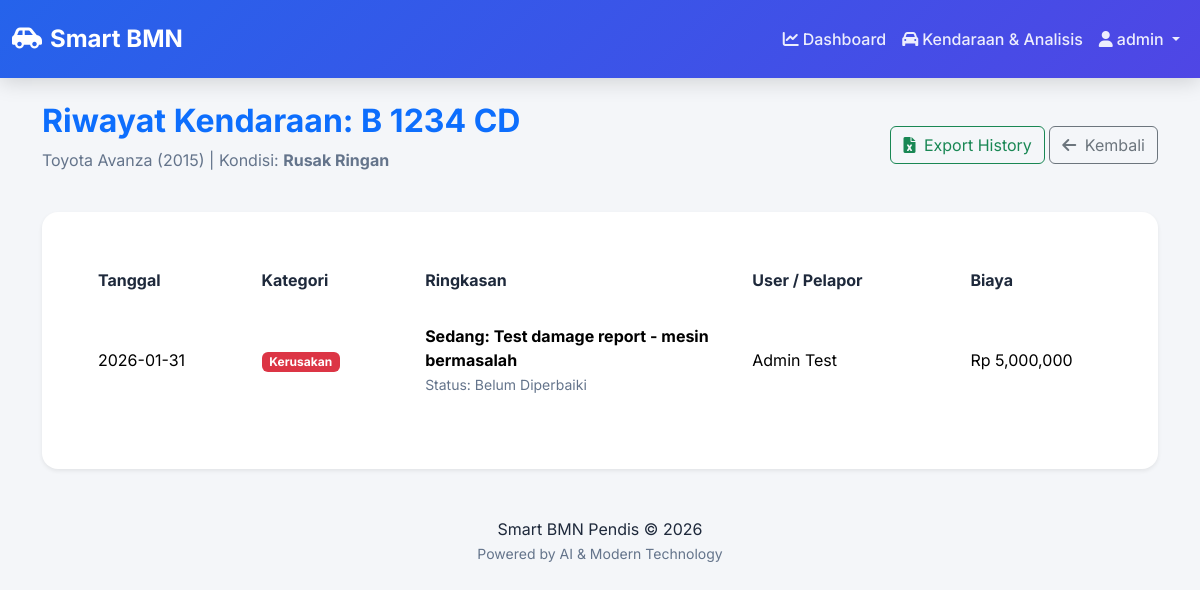
The page /vehicle/1/history (signed in) on the database its author committed.
### models/user.py (models this page shows, shortened)
class User(db.Model, UserMixin):
    id = db.Column(db.Integer, primary_key=True)
    username = db.Column(db.String(20), unique=True, nullable=False)
    email = db.Column(db.String(120), unique=True, nullable=False)
    password = db.Column(db.String(60), nullable=False)
    role = db.Column(db.String(20), nullable=False, default='Operator') # Admin, Operator, Pejabat
    created_at = db.Column(db.DateTime, nullable=False, default=datetime.utcnow)

### models/vehicle.py (models this page shows, shortened)
class Vehicle(db.Model):
    id = db.Column(db.Integer, primary_key=True)
    plat_no = db.Column(db.String(20), unique=True, nullable=False)
    jenis = db.Column(db.String(50), nullable=False) # Mobil, Motor, Truk
    merk = db.Column(db.String(50), nullable=False)
    tipe = db.Column(db.String(50), nullable=False)
    tahun_perolehan = db.Column(db.Integer, nullable=False)
    harga_perolehan = db.Column(db.Float, nullable=False)
    kondisi_saat_ini = db.Column(db.String(20), nullable=False) # Baik, Rusak Ringan, Rusak Berat
    pengguna_saat_ini = db.Column(db.String(100), nullable=True)
    pejabat = db.Column(db.String(100), nullable=True)
    jarak_tempuh = db.Column(db.Integer, nullable=True, default=0) # KM
    nilai_buku = db.Column(db.Float, nullable=True) # Nilai penyusutan
    prediksi_nilai_jual = db.Column(db.Float, nullable=True)
    limit_lelang = db.Column(db.Float, nullable=True)  # Limit harga lelang (50-80% dari estimasi)
    rekomendasi_lelang = db.Column(db.String(20), nullable=True) # Layak / Tidak
    skor_kelayakan = db.Column(db.Float, nullable=True)
    alasan_rekomendasi = db.Column(db.Text, nullable=True)
    last_analyzed = db.Column(db.DateTime, nullable=True)
    maintenances = db.relationship('Maintenance', backref='vehicle', lazy=True, cascade="all, delete-orphan")
    damages = db.relationship('Damage', backref='vehicle', lazy=True, cascade="all, delete-orphan")
    usage_history = db.relationship('UsageHistory', backref='vehicle', lazy=True, cascade="all, delete-orphan")
    created_at = db.Column(db.DateTime, nullable=False, default=datetime.utcnow)

### models/damage.py (models this page shows, shortened)
class Damage(db.Model):
    id = db.Column(db.Integer, primary_key=True)
    vehicle_id = db.Column(db.Integer, db.ForeignKey('vehicle.id'), nullable=False)
    tanggal = db.Column(db.Date, nullable=False, default=datetime.utcnow)
    deskripsi = db.Column(db.Text, nullable=False)
    tingkat_kerusakan = db.Column(db.String(20), nullable=False) # Ringan, Sedang, Berat
    biaya_perbaikan = db.Column(db.Float, default=0.0)
    pelapor = db.Column(db.String(50), nullable=True) # Nama Pelapor/Driver
    status = db.Column(db.String(20), default='Belum Diperbaiki') # Belum Diperbaiki, Dalam Perbaikan, Selesai
    created_at = db.Column(db.DateTime, nullable=False, default=datetime.utcnow)

### controllers/main.py (the view, shortened to what this page needs)
@main.route('/vehicle/<int:id>/history')
@login_required
def vehicle_history(id):
    v = Vehicle.query.get_or_404(id)
    timeline = []
    for d in v.damages:
        timeline.append({
            'date': d.tanggal,
            'type': 'Kerusakan',
            'summary': f"{d.tingkat_kerusakan}: {d.deskripsi}",
            'cost': d.biaya_perbaikan,
            'details': f"Status: {d.status}",
            'user': d.pelapor or '-'
        })
    timeline.sort(key=lambda x: x['date'], reverse=True)
    return render_template('vehicle_history.html', vehicle=v, timeline=timeline)

### app.py (called while the page is built)
@app.context_processor
def inject_now():
    return {'now': datetime.datetime.now()}

### models/user.py (called while the page is built)
@login_manager.user_loader
def load_user(user_id):
    return User.query.get(int(user_id))

### templates/vehicle_history.html
{% extends "base.html" %}
{% block content %}
<div class="d-flex justify-content-between align-items-center mb-4">
    <div>
        <h2 class="fw-bold text-primary">Riwayat Kendaraan: {{ vehicle.plat_no }}</h2>
        <p class="text-muted">{{ vehicle.merk }} {{ vehicle.tipe }} ({{ vehicle.tahun_perolehan }}) | Kondisi: <span
                class="fw-bold">{{ vehicle.kondisi_saat_ini }}</span></p>
    </div>
    <div>
        <a href="{{ url_for('main.export_vehicle_history', id=vehicle.id) }}" class="btn btn-outline-success"><i
                class="fa-solid fa-file-excel me-1"></i> Export History</a>
        <a href="{{ url_for('main.vehicles') }}" class="btn btn-outline-secondary"><i
                class="fa-solid fa-arrow-left me-1"></i> Kembali</a>
    </div>
</div>
<div class="card shadow-sm border-0">
    <div class="card-body">
        <div class="timeline">
            <div class="table-responsive">
                <table class="table table-hover">
                    <thead class="table-light">
                        <tr>
                            <th style="width: 15%">Tanggal</th>
                            <th style="width: 15%">Kategori</th>
                            <th style="width: 30%">Ringkasan</th>
                            <th style="width: 20%">User / Pelapor</th>
                            <th style="width: 15%">Biaya</th>
                        </tr>
                    </thead>
                    <tbody>
                        {% for item in timeline %}
                        <tr>
                            <td>{{ item.date }}</td>
                            <td>
                                {% if item.type == 'Perawatan' %}
                                <span class="badge bg-info">Perawatan</span>
                                {% elif item.type == 'Kerusakan' %}
                                <span class="badge bg-danger">Kerusakan</span>
                                {% else %}
                                <span class="badge bg-success">Pemakaian</span>
                                {% endif %}
                            </td>
                            <td>
                                <div class="fw-bold">{{ item.summary }}</div>
                                <small class="text-muted">{{ item.details }}</small>
                            </td>
                            <td>{{ item.user }}</td>
                            <td>
                                {% if item.cost > 0 %}
                                Rp {{ "{:,.0f}".format(item.cost) }}
                                {% else %}
                                -
                                {% endif %}
                            </td>
                        </tr>
                        {% else %}
                        <tr>
                            <td colspan="5" class="text-center py-5 text-muted">Belum ada riwayat tercatat.</td>
                        </tr>
                        {% endfor %}
                    </tbody>
                </table>
            </div>
        </div>
    </div>
</div>
{% endblock %}

### templates/base.html (shortened to what this page needs)
<!DOCTYPE html>
<html lang="id">
<head>
  <link href="https://cdn.jsdelivr.net/npm/bootstrap@5.3.2/dist/css/bootstrap.min.css" rel="stylesheet">
  <link href="https://cdnjs.cloudflare.com/ajax/libs/font-awesome/6.0.0/css/all.min.css" rel="stylesheet">
  <link rel="stylesheet" href="{{ url_for('static', filename='css/style.css') }}">
</head>
<body>
  <nav class="navbar navbar-expand-lg navbar-dark">
    <div class="container-fluid">
      <a class="navbar-brand fw-bold" href="/">
        <i class="fa-solid fa-car-side me-2"></i>Smart BMN
      </a>
      <div class="collapse navbar-collapse" id="navbarNav">
        <ul class="navbar-nav ms-auto">
          {% if current_user.is_authenticated %}
          <li class="nav-item">
            <a class="nav-link" href="{{ url_for('main.dashboard') }}">
              <i class="fa-solid fa-chart-line me-1"></i>Dashboard
            </a>
          </li>
          <li class="nav-item">
            <a class="nav-link" href="{{ url_for('main.vehicles') }}">
              <i class="fa-solid fa-car me-1"></i>Kendaraan & Analisis
            </a>
          </li>
          <li class="nav-item dropdown">
            <a class="nav-link dropdown-toggle" href="#" role="button" data-bs-toggle="dropdown">
              <i class="fa-solid fa-user me-1"></i>{{ current_user.username }}
            </a>
          </li>
          {% endif %}
        </ul>
      </div>
    </div>
  </nav>
  <div class="container mt-4 fade-in">
    {% block content %}{% endblock %}
  </div>
  <footer class="text-center mt-5">
    <div class="container">
      <p class="mb-0">
        Smart BMN Pendis &copy; {{ now.year }}
      </p>
      <small class="text-muted">Powered by AI & Modern Technology</small>
    </div>
  </footer>
</body>
</html>

### static/css/style.css (style rules this page uses)
:root { --bg-primary: #f4f6f9; --bg-secondary: #ffffff; --bg-elevated: #ffffff; --text-primary: #1e293b; --text-secondary: #64748b; --text-muted: #94a3b8; --shadow-light: #ffffff; --shadow-dark: rgba(148, 163, 184, 0.4); --card-shadow: 0 4px 6px -1px rgba(0, 0, 0, 0.1), 0 2px 4px -1px rgba(0, 0, 0, 0.06); --accent-primary: #2563eb; --accent-secondary: #4f46e5; --accent-success: #10b981; --accent-warning: #f59e0b; --accent-danger: #ef4444; --gradient-accent: linear-gradient(135deg, #2563eb 0%, #4f46e5 100%); --gradient-success: linear-gradient(135deg, #10b981 0%, #059669 100%); }
body { background-color: var(--bg-primary); color: var(--text-primary); font-family: 'Inter', sans-serif; transition: background-color 0.3s ease, color 0.3s ease; }
h1, h2, h3, h4, h5, h6 { color: var(--text-primary); font-weight: 700; }
.navbar { background: var(--gradient-accent) !important; box-shadow: 0 4px 20px rgba(0, 0, 0, 0.15); padding: 1rem 0; }
.navbar-brand { font-size: 1.5rem; color: white !important; }
.nav-link { color: rgba(255, 255, 255, 0.9) !important; font-weight: 500; }
.card, .stat-card { background-color: var(--bg-secondary); border: none; border-radius: 16px; box-shadow: var(--card-shadow); transition: transform 0.3s ease, box-shadow 0.3s ease; padding: 1.5rem; }
.table { color: var(--text-primary); border-color: var(--bg-elevated); }
.table thead th { background-color: var(--bg-elevated); color: var(--text-primary); border: none; padding: 1rem; }
.table tbody td { padding: 1rem; border-bottom: 1px solid var(--bg-elevated); vertical-align: middle; }
.text-muted { color: var(--text-secondary) !important; }
.fade-in { animation: fadeIn 0.8s ease-out; }

### rows shown on the page
User: username "admin"
Vehicle: plat_no "B 1234 CD", merk "Toyota", tipe "Avanza", tahun_perolehan "2015", kondisi_saat_ini "Rusak Ringan"
Damage: date "2026-01-31", summary "Sedang: Test damage report - mesin bermasalah", details "Status: Belum Diperbaiki", user "Admin Test", cost "5,000,000"
